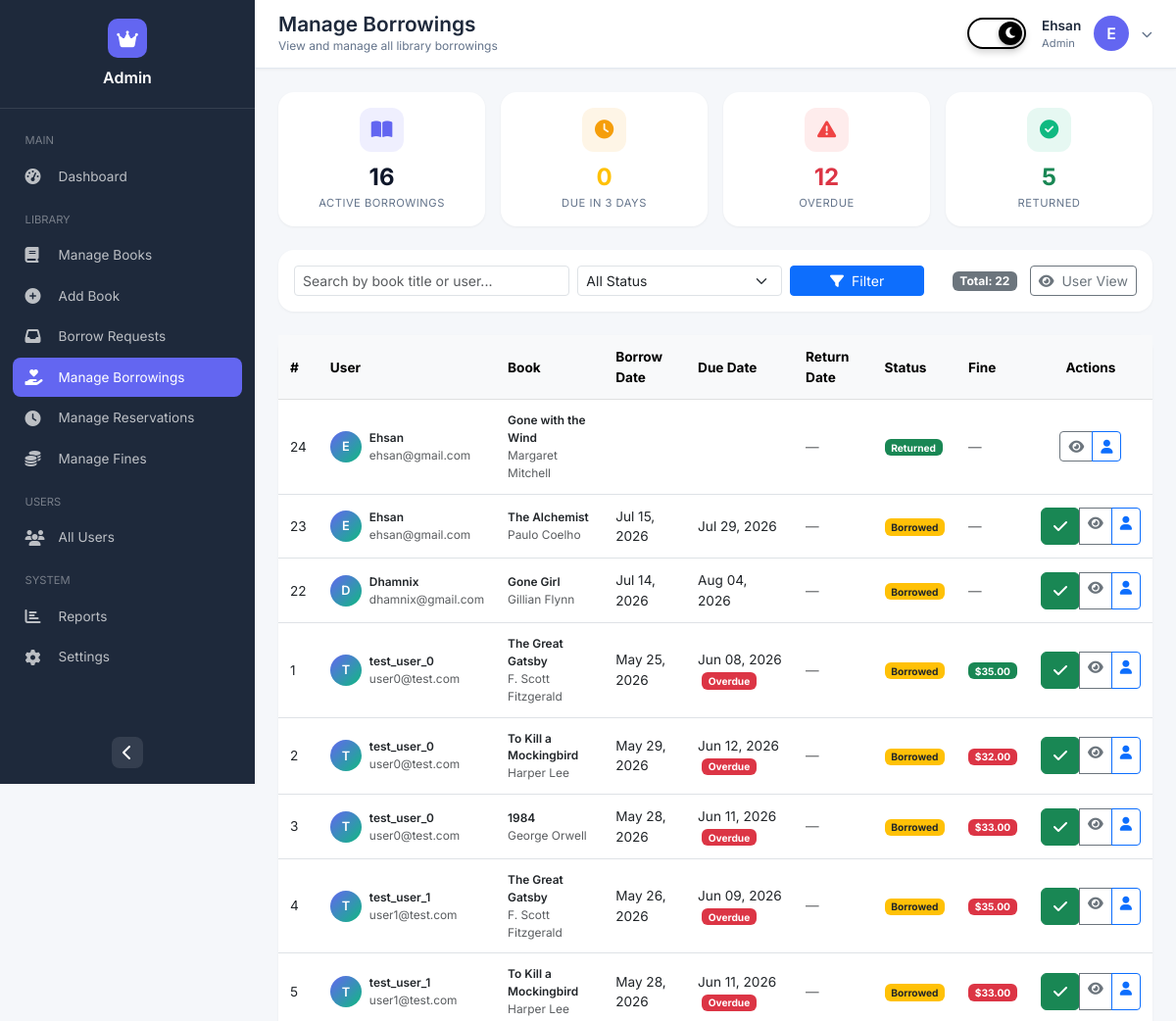
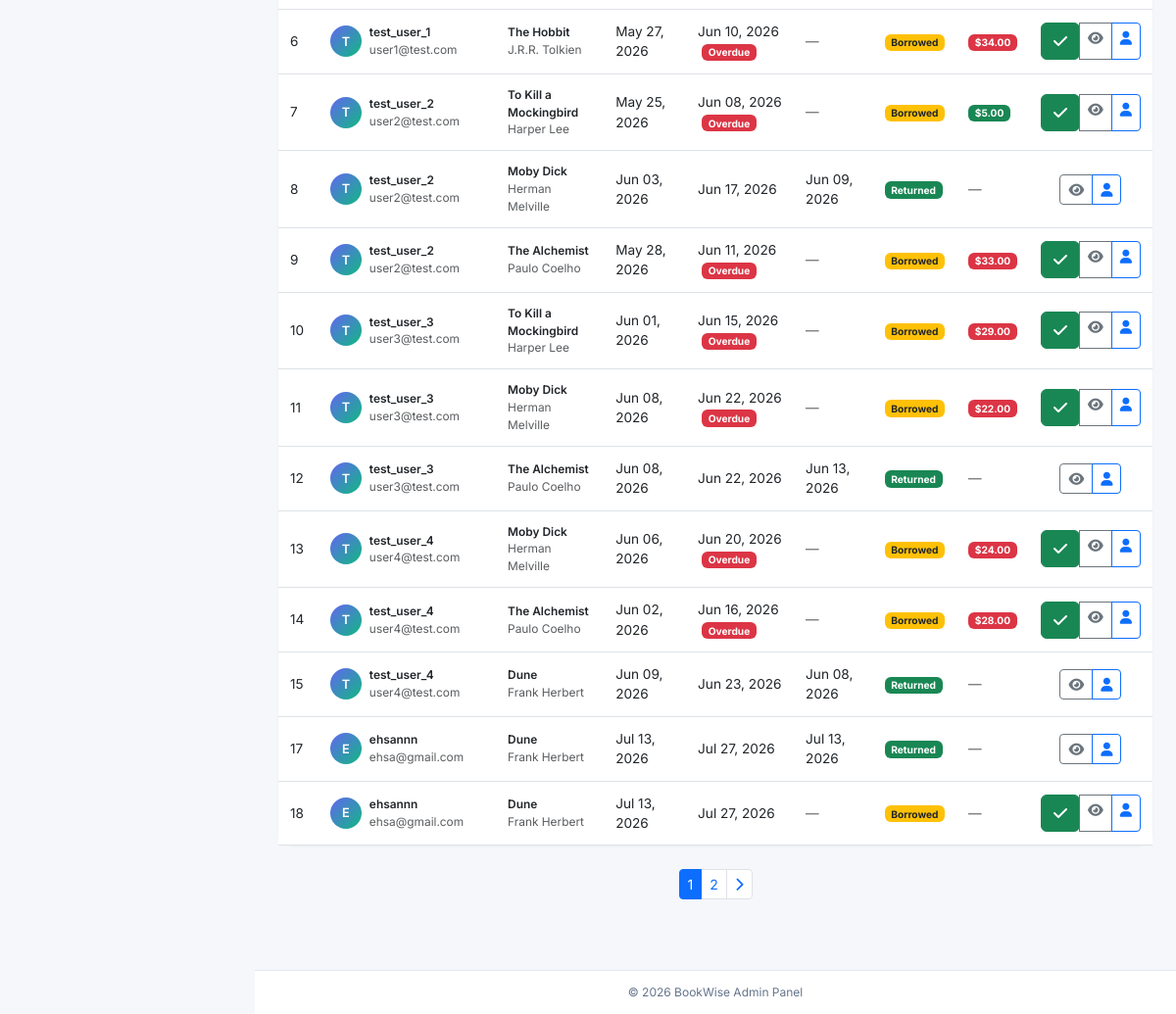
Page /borrowing/admin/borrowings/ (signed in) on the earlier database version (2 pictures, top to bottom).
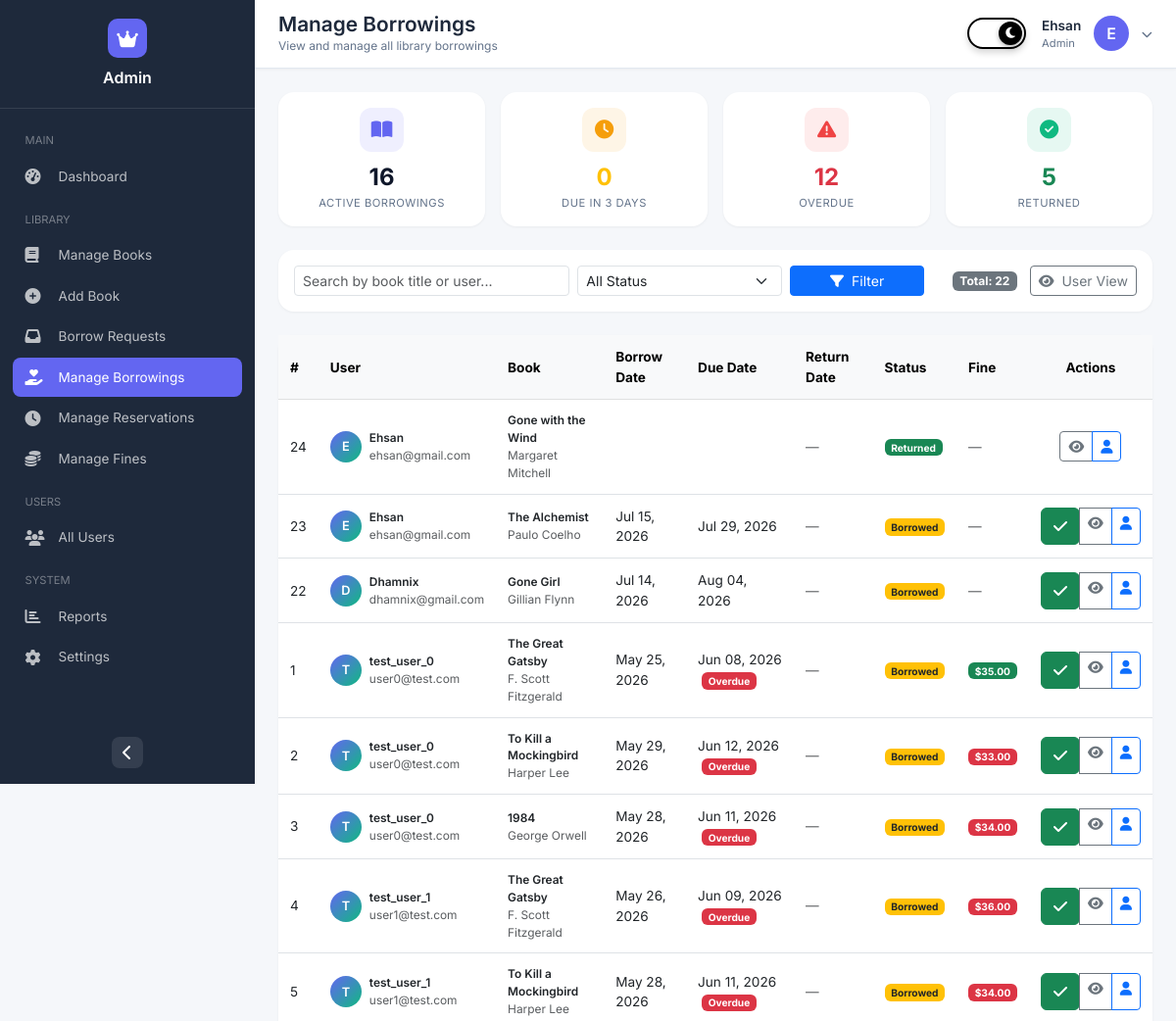
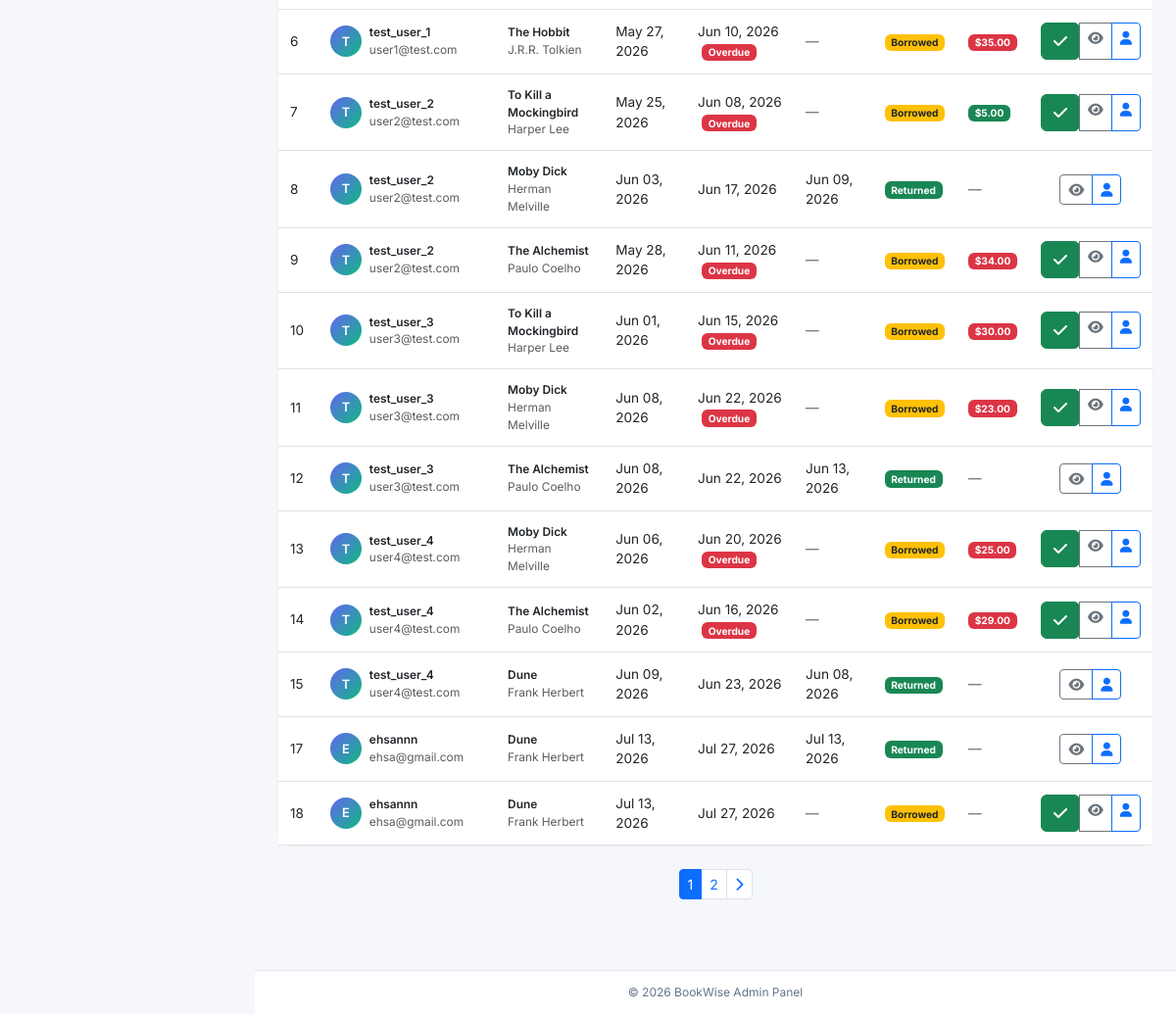
Same page on the later database version (2 pictures, top to bottom).
### borrowing/models.py (models this page shows, shortened)
class Borrow(models.Model):
    class StatusChoices(models.TextChoices):
        PENDING = "PENDING", "Pending Request"
        BORROWED = "BORROWED", "Borrowed"
        RETURNED = "RETURNED", "Returned"
        REJECTED = "REJECTED", "Rejected"
    user = models.ForeignKey(
        settings.AUTH_USER_MODEL,
        on_delete=models.CASCADE,
        related_name="borrowings",
    )
    book = models.ForeignKey(
        Book,
        on_delete=models.CASCADE,
        related_name="borrowings",
    )
    request_date = models.DateTimeField(default=timezone.now)
    borrow_date = models.DateTimeField(null=True, blank=True)
    due_date = models.DateTimeField(null=True, blank=True)
    return_date = models.DateTimeField(null=True, blank=True)
    status = models.CharField(
        max_length=10,
        choices=StatusChoices.choices,
        default=StatusChoices.PENDING,
    )
    approved_by = models.ForeignKey(
        settings.AUTH_USER_MODEL,
        on_delete=models.SET_NULL,
        null=True,
        blank=True,
        related_name="approved_borrowings",
    )
    rejected_reason = models.TextField(blank=True, default="")
    class Meta:
        ordering = ["-request_date"]

class Fine(models.Model):
    user = models.ForeignKey(
        settings.AUTH_USER_MODEL,
        on_delete=models.CASCADE,
        related_name="fines",
    )
    borrow = models.OneToOneField(
        Borrow,
        on_delete=models.CASCADE,
        related_name="fine",
    )
    amount = models.DecimalField(max_digits=6, decimal_places=2, default=0.00)
    is_paid = models.BooleanField(default=False)
    class Meta:
        ordering = ["is_paid", "-amount"]

### accounts/models.py (models this page shows, shortened)
class CustomUser(AbstractUser):
    class Role(models.TextChoices):
        ADMIN = "ADMIN", _("Admin")
        MEMBER = "MEMBER", _("Member")
    email = models.EmailField(_("email address"), unique=True)
    role = models.CharField(
        _("role"),
        max_length=10,
        choices=Role.choices,
        default=Role.MEMBER,
    )
    objects = CustomUserManager()
    USERNAME_FIELD = "username"
    REQUIRED_FIELDS = ["email"]
    class Meta:
        verbose_name = _("user")
        verbose_name_plural = _("users")

### books/models.py (models this page shows, shortened)
class Book(models.Model):
    title = models.CharField(max_length=255)
    author = models.CharField(max_length=255)
    genre = models.CharField(max_length=100)
    description = models.TextField(blank=True)
    publish_year = models.PositiveIntegerField()
    isbn = models.CharField(
        max_length=13,
        unique=True,
        validators=[
            RegexValidator(
                regex=r'^\d{13}$',
                message="ISBN must be exactly 13 digits.",
                code="invalid_isbn"
            )
        ]
    )
    total_copies = models.PositiveIntegerField(default=1)
    available_copies = models.PositiveIntegerField(default=1)
    cover_image = models.ImageField(upload_to="book_covers/", blank=True)
    def __init__(self, *args, **kwargs):
        available_copies_was_provided = "available_copies" in kwargs
        super().__init__(*args, **kwargs)
        self._available_copies_was_provided = available_copies_was_provided
    def __setattr__(self, name, value):
        if name == "available_copies" and "_available_copies_was_provided" in self.__dict__:
            self.__dict__["_available_copies_was_provided"] = True
        super().__setattr__(name, value)
    class Meta:
        ordering = ["title"]
        verbose_name = "book"
        verbose_name_plural = "books"

### borrowing/views.py (the view, shortened to what this page needs)
# urls.py: path("admin/borrowings/", AdminBorrowListView.as_view(), name="admin_borrow_list"),
class AdminBorrowListView(LoginRequiredMixin, ListView):
    model = Borrow
    template_name = "borrowing/admin_borrow_list.html"
    context_object_name = "borrowings"
    paginate_by = 20
    def dispatch(self, request, *args, **kwargs):
        if not (request.user.is_superuser or getattr(request.user, "role", None) == "ADMIN"):
            messages.error(request, "You don't have permission to access this page.", extra_tags="danger")
            return redirect('borrowing:borrow_list')
        return super().dispatch(request, *args, **kwargs)
    def get_queryset(self):
        queryset = Borrow.objects.select_related("book", "user").all().order_by('-request_date')
        status = self.request.GET.get('status', '')
        if status:
            queryset = queryset.filter(status=status)
        search = self.request.GET.get('search', '')
        return queryset
    def get_context_data(self, **kwargs):
        context = super().get_context_data(**kwargs)
        context['status_filter'] = self.request.GET.get('status', '')
        context['search'] = self.request.GET.get('search', '')
        context['now'] = timezone.now()
        all_borrowings = Borrow.objects.all()
        now = timezone.now()
        three_days_later = now + timezone.timedelta(days=3)
        context['pending_count'] = all_borrowings.filter(
            status=Borrow.StatusChoices.PENDING
        ).count()
        context['total_active'] = all_borrowings.filter(
            status=Borrow.StatusChoices.BORROWED
        ).count()
        context['due_soon_count'] = all_borrowings.filter(
            status=Borrow.StatusChoices.BORROWED,
            due_date__gte=now,
            due_date__lte=three_days_later
        ).count()
        context['overdue_count'] = all_borrowings.filter(
            status=Borrow.StatusChoices.BORROWED,
            due_date__lt=now
        ).count()
        context['returned_count'] = all_borrowings.filter(
            status=Borrow.StatusChoices.RETURNED
        ).count()
        return context

### borrowing/templates/borrowing/admin_borrow_list.html (shortened to what the changed rows need)
{% extends "dashboard/admin_base.html" %}
{% load static %}
{% block page_title %}Manage Borrowings{% endblock %}
{% block admin_content %}
<div class="container-fluid px-0">
    <div class="card">
        <div class="card-body p-0">
            <div class="table-responsive">
                <table class="table table-hover mb-0">
                    <thead class="table-light">
                        <tr>
                            <th>#</th>
                            <th>User</th>
                            <th>Book</th>
                            <th>Borrow Date</th>
                            <th>Due Date</th>
                            <th>Return Date</th>
                            <th>Status</th>
                            <th>Fine</th>
                            <th class="text-center">Actions</th>
                        </tr>
                    </thead>
                    <tbody>
                        {% for borrow in borrowings %}
                        <tr>
                            <td>{{ borrow.id }}</td>
                            <td>
                                <div class="d-flex align-items-center gap-2">
                                    <div class="user-avatar-sm">
                                        {{ borrow.user.username|first|upper }}
                                    </div>
                                    <div>
                                        <div class="fw-semibold small">{{ borrow.user.username }}</div>
                                        <div class="small text-muted">{{ borrow.user.email }}</div>
                                    </div>
                                </div>
                            </td>
                            <td>
                                <div class="fw-semibold small">{{ borrow.book.title|truncatechars:30 }}</div>
                                <div class="small text-muted">{{ borrow.book.author }}</div>
                            </td>
                            <td>{{ borrow.borrow_date|date:"M d, Y" }}</td>
                            <td>
                                {{ borrow.due_date|date:"M d, Y" }}
                                {% if borrow.due_date < now and borrow.status == 'BORROWED' %}
                                    <span class="badge bg-danger ms-1">Overdue</span>
                                {% endif %}
                            </td>
                            <td>
                                {% if borrow.return_date %}
                                    {{ borrow.return_date|date:"M d, Y" }}
                                {% else %}
                                    <span class="text-muted">—</span>
                                {% endif %}
                            </td>
                            <td>
                                {% if borrow.status == 'BORROWED' %}
                                    <span class="badge bg-warning text-dark">Borrowed</span>
                                {% else %}
                                    <span class="badge bg-success">Returned</span>
                                {% endif %}
                            </td>
                            <td>
                                {% if borrow.fine %}
                                    {% if borrow.fine.is_paid %}
                                        <span class="badge bg-success">${{ borrow.fine.amount|floatformat:2 }}</span>
                                    {% else %}
                                        <span class="badge bg-danger">${{ borrow.fine.amount|floatformat:2 }}</span>
                                    {% endif %}
                                {% else %}
                                    <span class="text-muted">—</span>
                                {% endif %}
                            </td>
                            <td class="text-center">
                                <div class="btn-group btn-group-sm">
                                    {% if borrow.status == 'BORROWED' %}
                                        <form method="post" action="{% url 'borrowing:return_book' borrow.pk %}" style="display:inline;">
                                            <button type="submit" class="btn btn-success" title="Mark as Returned" onclick="return confirm('Return this book?')">
                                                <i class="fas fa-check"></i>
                                            </button>
                                        </form>
                                    {% endif %}
                                    <a href="{% url 'books:book_detail' borrow.book.pk %}" class="btn btn-outline-secondary" target="_blank" title="View Book">
                                        <i class="fas fa-eye"></i>
                                    </a>
                                    <a href="{% url 'dashboard:admin_user_profile' borrow.user.pk %}" class="btn btn-outline-primary" title="View User Profile">
                                        <i class="fas fa-user"></i>
                                    </a>
                                </div>
                            </td>
                        </tr>
                        {% endfor %}
                    </tbody>
                </table>
            </div>
        </div>
    </div>
</div>
{% endblock %}

Differences in the rows shown:
changed through a linked row, Borrow "May 29, 2026": fine.amount "32.00" → "33.00"
changed through a linked row, Borrow "George Orwell": fine.amount "33.00" → "34.00"
changed through a linked row, Borrow "May 26, 2026": fine.amount "35.00" → "36.00"
changed through a linked row, Borrow id 5: fine.amount "33.00" → "34.00"
changed through a linked row, Borrow "May 27, 2026": fine.amount "34.00" → "35.00"
changed through a linked row, Borrow id 9: fine.amount "33.00" → "34.00"
changed through a linked row, Borrow "Jun 01, 2026": fine.amount "29.00" → "30.00"
changed through a linked row, Borrow id 11: fine.amount "22.00" → "23.00"
changed through a linked row, Borrow "Jun 06, 2026": fine.amount "24.00" → "25.00"
changed through a linked row, Borrow "Jun 02, 2026": fine.amount "28.00" → "29.00"
